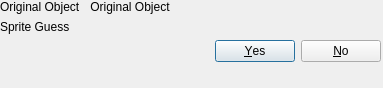
<?xml version="1.0" encoding="UTF-8"?>
<ui version="4.0">
 <class>SpriteMatchDialog</class>
 <widget class="QDialog" name="SpriteMatchDialog">
  <property name="geometry">
   <rect>
    <x>0</x>
    <y>0</y>
    <width>383</width>
    <height>88</height>
   </rect>
  </property>
  <property name="sizePolicy">
   <sizepolicy hsizetype="Minimum" vsizetype="Minimum">
    <horstretch>0</horstretch>
    <verstretch>0</verstretch>
   </sizepolicy>
  </property>
  <property name="windowTitle">
   <string>Dialog</string>
  </property>
  <widget class="QWidget" name="verticalLayoutWidget">
   <property name="geometry">
    <rect>
     <x>0</x>
     <y>0</y>
     <width>381</width>
     <height>81</height>
    </rect>
   </property>
   <layout class="QFormLayout" name="formLayout">
    <item row="0" column="0">
     <widget class="QLabel" name="objectLabel">
      <property name="frameShape">
       <enum>QFrame::NoFrame</enum>
      </property>
      <property name="frameShadow">
       <enum>QFrame::Plain</enum>
      </property>
      <property name="text">
       <string>Original Object</string>
      </property>
     </widget>
    </item>
    <item row="1" column="0">
     <widget class="QLabel" name="spriteLabel">
      <property name="text">
       <string>Sprite Guess</string>
      </property>
     </widget>
    </item>
    <item row="0" column="1">
     <widget class="QLabel" name="label">
      <property name="text">
       <string> Original Object</string>
      </property>
     </widget>
    </item>
    <item row="1" column="1">
     <widget class="QLabel" name="label_2">
      <property name="text">
       <string/>
      </property>
     </widget>
    </item>
    <item row="2" column="1">
     <widget class="QDialogButtonBox" name="buttonBox">
      <property name="orientation">
       <enum>Qt::Horizontal</enum>
      </property>
      <property name="standardButtons">
       <set>QDialogButtonBox::No|QDialogButtonBox::Yes</set>
      </property>
     </widget>
    </item>
   </layout>
  </widget>
 </widget>
 <resources/>
 <connections>
  <connection>
   <sender>buttonBox</sender>
   <signal>accepted()</signal>
   <receiver>SpriteMatchDialog</receiver>
   <slot>accept()</slot>
   <hints>
    <hint type="sourcelabel">
     <x>248</x>
     <y>254</y>
    </hint>
    <hint type="destinationlabel">
     <x>157</x>
     <y>274</y>
    </hint>
   </hints>
  </connection>
  <connection>
   <sender>buttonBox</sender>
   <signal>rejected()</signal>
   <receiver>SpriteMatchDialog</receiver>
   <slot>reject()</slot>
   <hints>
    <hint type="sourcelabel">
     <x>316</x>
     <y>260</y>
    </hint>
    <hint type="destinationlabel">
     <x>286</x>
     <y>274</y>
    </hint>
   </hints>
  </connection>
 </connections>
</ui>
